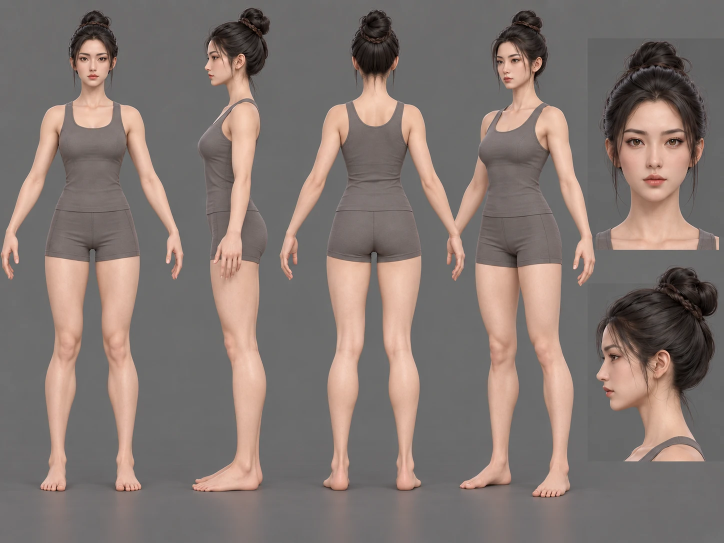
#> input picture docs/art/factions/human/human-female-turnaround.webp, 1448 x 1086 px, found by its file name (shown at 1/2 size)
$ python face_front.py docs/art/factions/human/human-female-turnaround.webp /
#> lines starting #> are read from the running program, lines starting #| are printed output that depends on the picture
"""Front-view jawline of the concept sheet's face close-up, as an explicit outline.

Below the cheeks the jaw is seen against the neck, not the background, so its outline is not a
silhouette; it is taken where the lit jaw gives way to the neck's shadow — per column, the strongest
bright-above / dark-below luminance edge between the mouth and the neck (below the lower lip near the
midline). Weak edges (hair strands crossing) are dropped, both sides are mirrored and averaged, and
the result is written in head-local metres (eye line y = 0), scaled by the pupils' spacing.

    python3 tools/assetgen/ref/face_front.py docs/art/factions/human/human-female-turnaround.webp \
        tools/assetgen/ref/human-female-face.json
"""
import json, sys
import numpy as np
from PIL import Image, ImageFilter

CLOSEUP = {'cx': 1309, 'eye_row': 282, 'm_per_px': 0.0634 / 70}


def main(src, dst):
#> called with dst = '/'
    im = Image.open(src).convert('RGB')
#> im is the input picture: PIL image 1448x1086 RGB; mean R, G, B 129.7, 117.6, 112.3
    L = np.asarray(im.convert('L').filter(ImageFilter.GaussianBlur(1.2))).astype(float)
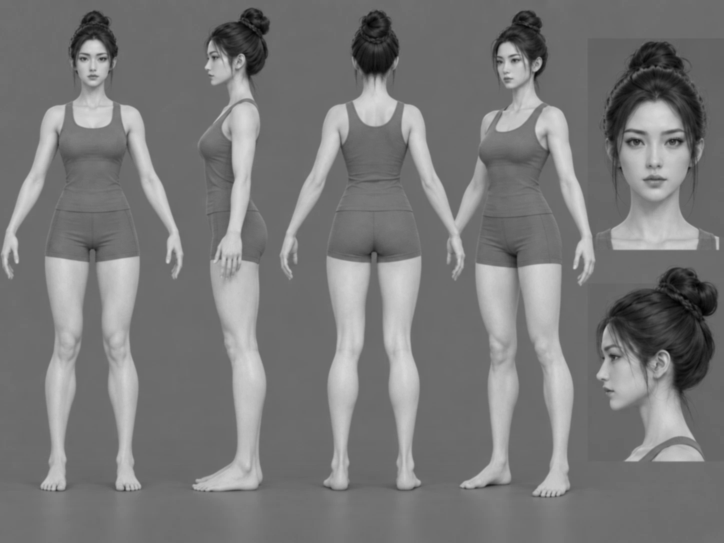
#> L: shape (1086, 1448) float64 (shown at 1/2 size); min 2, max 219, mean 120.6
    cx, ey, S = CLOSEUP['cx'], CLOSEUP['eye_row'], CLOSEUP['m_per_px']
    sides = {}
    for x in range(1242, 1377):
        ax = abs(x - cx) * S
        y0 = 372 if ax < 0.03 else 345
        g, yb = max((L[y - 2, x] - L[y + 2, x], y) for y in range(y0, 428))
        if g < 10:
            continue
        sides.setdefault(round(ax / 0.0025) * 0.0025, []).append(-(yb - ey) * S)
#> this loop made 135 passes
#> (g, yb) on passes 1 to 12: (4, 398), (5, 398), (4, 401), (11, 346), (23, 347), (24, 348), (20, 352), (23, 354), (23, 356), (22, 358), (21, 360), (22, 362)
#> after the loop, sides = 24 items
    xs = sorted(k for k in sides if k <= 0.0575)
#> xs = [0, 0.0025, 0.005, 0.0075, 0.01, 0.0125, 0.015, 0.0175, 0.02, 0.0225, 0.025, 0.0275, 0.03, 0.0325, 0.035, 0.0375, 0.04, 0.0425, 0.045, 0.0475, 0.05, 0.0525, 0.055, 0.0575]
    jaw = [[round(k, 4), round(float(np.median(sides[k])), 4)] for k in xs]
#> jaw = 24 items, first 6: [0, -0.107], [0.0025, -0.107], [0.005, -0.107], [0.0075, -0.107], [0.01, -0.105], [0.0125, -0.103]
    # light smoothing along the outline
    ys = np.array([p[1] for p in jaw])
#> ys = 24 values, max -0.0584 at index 23, min -0.107 at index 1, mean -0.0908
    sm = np.convolve(np.pad(ys, 2, mode='edge'), np.ones(5) / 5, mode='valid')
#> sm = 24 values from -0.107 to -0.0616
    jaw = [[p[0], round(float(v), 4)] for p, v in zip(jaw, sm)]
#> jaw = 24 items, first 6: [0, -0.107], [0.0025, -0.107], [0.005, -0.107], [0.0075, -0.106], [0.01, -0.105], [0.0125, -0.104]
    json.dump({'jaw': jaw, 'note': 'head-local metres, eye line y=0; front-view jaw outline'}, open(dst, 'w'), indent=0)
    print(dst, len(jaw), 'points:', ' '.join(f'{x:.4f}:{y:.4f}' for x, y in jaw[::3]))
#| / 24 points: 0.0000:-0.1070 0.0075:-0.1059 0.0150:-0.1025 0.0225:-0.0988 0.0300:-0.0933 0.0375:-0.0864 0.0450:-0.0788 0.0525:-0.0685


if __name__ == '__main__':
    main(sys.argv[1], sys.argv[2])
